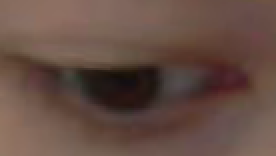
#> input picture eye_0_roi.png, 138 x 78 px (shown 2 times larger)
$ jupyter execute --allow-errors snakes.ipynb   (Python 2 division)   (older library calls are emulated)
#> lines starting #> are read from the running program, lines starting #| are printed output that depends on the picture; after the words box and inside, x2 and y2 are one past the last pixel; in counts of white or black regions, pixels touching at a corner belong together
## Snake energy functionals

The total energy of the model $E_{snake}$ is given by the sum of the energy for the individual snake elements.

$$E_{snake} = \int_0^1 E_{element}(\mathbf{x}(s)) \; ds$$

This can be rewritten in terms of *three basic energy functionals*:

$$E_{snake} = \int_0^1 E_{intern}(\mathbf{x}) ds \; + \int_0^1 E_{extern}(\mathbf{x}) ds \; + \int_0^1 E_{image}(\mathbf{x}) ds $$

1. **Internal forces** &ndash; Internal constraints give the model tension and stiffness.
2. **External forces** &ndash; External constraints come from high-level sources such as humans or automatic initialisation.
3. **Image forces** &ndash; Image energy is used to drive the model towards salient features such as edges.

[cell 1]
# standard computer vision imports
import numpy as np
import cv2

# displaying images inline
from IPython.display import Image, display, clear_output
import time

`set_diagonal()` simply sets certain diagonals in a square matrix `mat`

[cell 2]
def set_diagonal(mat, diag, val):
    n = mat.shape[0]
    mat[[i for i in range(n) if 0 <= (i+diag) < n],
        [(i+diag) for i in range(n) if 0 <= (i+diag) < n]] = val

#### Debugging methods

[cell 3]
# draws a polyline between points
def polyline(img, pts, c=[0,0,255], t=1, closed=False, circles=False):

    pts = np.array(pts).astype(int)
    if closed : pts = np.append(pts,[pts[0]],axis=0)
    for (x1,y1), (x2,y2) in zip(pts[:-1], pts[1:]):
        cv2.line(img,(x1,y1),(x2,y2), c, t)
        if circles : cv2.circle(img, (x1,y1), t*2, c, -1)
    if circles and not closed : cv2.circle(img, tuple(pts[-1]), t*2, c, -1)

#### Create a test image

[cell 4]
img = np.ones((200,300))*255
cv2.rectangle(img, (0,0), (img.shape[1]-1,img.shape[0]-1), 0) # draw a border
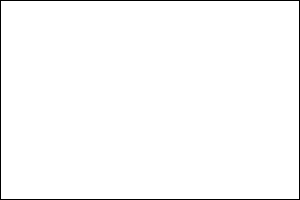
#> img: shape (200, 300) float64; 98.3% white; black in thin lines or dots
cv2.circle(img,(img.shape[1]/2,img.shape[0]/2),50,0,-1)       # draw a shape in the middle

cv2.rectangle(img, (img.shape[1]/2-50,img.shape[0]/2-50),
              (img.shape[1]/2+50,img.shape[0]/2+50), 0, -1)
#> img: shape (200, 300) float64; 81.3% white; 2 black regions, box (x1, y1, x2, y2) and area: (100, 50, 201, 151) 10201, (0, 0, 300, 200) 996

img = cv2.imread("eye_0_roi.png", 0)
#> img: shape (78, 138); min 14, max 125, mean 82.9
cv2.normalize(img, img, 0, 255, cv2.NORM_MINMAX)

cv2.imwrite("snakes_input_img.png", img)
display(Image("snakes_input_img.png"))

### Internal (intra-snake) energy

This energy contains a first-order term controlled by $\alpha(s)$, tension; and a second-order term controlled by $\beta(s)$, stiffness. $\alpha$ makes the snake contract like an elastic band, while $\beta$ makes it resist bending.

$$ E_{intern}(\mathbf{x}) = \alpha(s)|{\mathbf{x}_s(s)|^2} + \beta(s)|\mathbf{x}_{ss}(s)|^2 $$

$\alpha$ makes the discrete snake elements want to be close to eachother. $\beta$ makes the snake elements want to form a straight line.

[cell 5]
alpha = 1.0 # tension
beta  = 0.1 # stiffness

### Image *(potential)* energy functionals

Potential energy $\mathbf{P}$ generated by processing image $I(x,y)$ produces a force that drives snakes towards features of interest.

$$ P = E_{image} = w_{line}E_{line} + w_{edge}E_{edge} + w_{term}E_{term} $$

#### Region functional

The simplest potential energy is the *unprocessed image intensity* so that $P(\mathbf{x}) = I(\mathbf{x})$. Using $\nabla$ to indicate image gradient, the corresponding image force $\partial\mathbf{x}$ is then given by:

$$ \partial\mathbf{x} \propto -\frac{\partial P}{\partial\mathbf{x}} = -\frac{\partial I}{\partial\mathbf{x}} = -\nabla I (\mathbf{x}) $$

Local minima in image intensity can be found by:

$$ \mathbf{x} \to \mathbf{x} - \tau \nabla I( \mathbf{x} ) $$

[cell 6]
img_dx = cv2.Sobel(img, cv2.CV_64F, 1, 0, ksize=3)
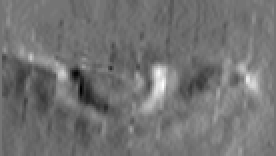
#> img_dx: shape (78, 138) float64 (shown 2 times larger); min -135, max 160, mean -2; drawn with min black and max white
img_dy = cv2.Sobel(img, cv2.CV_64F, 0, 1, ksize=3)
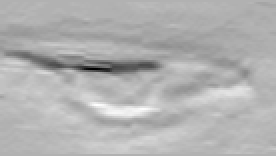
#> img_dy: shape (78, 138) float64 (shown 2 times larger); min -419, max 182, mean 0.2; drawn with min black and max white

# show image gradients
grads_to_vis = [cv2.normalize(g,None,0,255,cv2.NORM_MINMAX) for g in [img_dx,img_dy]]
#> grads_to_vis = 2 items
cv2.imwrite("snakes_img_gradients.png", np.hstack(grads_to_vis))
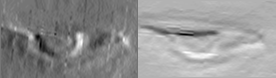
#> saved as snakes_img_gradients.png: shape (78, 276); min 0, max 255, mean 146.5
display(Image("snakes_img_gradients.png"))

### Edge functional

The most common use for active contour models is a semi-global edge detector. Edges can be found with a gradient-based potential energy functional.

$$ \partial\mathbf{x} \propto -\frac{\partial P}{\partial\mathbf{x}} = \frac{\partial}{\partial\mathbf{x}}(|\nabla I|^2) = 2\nabla\nabla I (\mathbf{x}) \nabla I (\mathbf{x}) $$

Edges can be found by:

$$ \mathbf{x} \to \mathbf{x} - \tau \nabla \nabla I( \mathbf{x} ) \nabla I( \mathbf{x} ) $$

[cell 7]
img_blur = cv2.GaussianBlur(img,(5,5),5)

img_d2x = cv2.Sobel(img_blur, cv2.CV_64F, 2, 0, ksize=3)
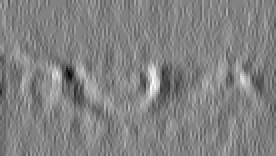
#> img_d2x: shape (78, 138) float64 (shown 2 times larger); min -21, max 20, mean -0.0158; drawn with min black and max white
img_d2y = cv2.Sobel(img_blur, cv2.CV_64F, 0, 2, ksize=3)
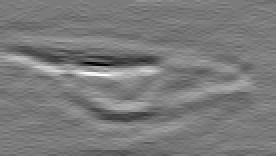
#> img_d2y: shape (78, 138) float64 (shown 2 times larger); min -43, max 46, mean 0; drawn with min black and max white

d_edge_x = img_d2x*img_dx
d_edge_y = img_d2y*img_dy
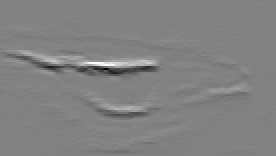
#> d_edge_y: shape (78, 138) float64 (shown 2 times larger); min -6264, max 6027, mean -1.6; drawn with min black and max white

# show image gradients
grads_to_vis = [cv2.normalize(g,None,0,255,cv2.NORM_MINMAX) for g in [d_edge_x,d_edge_y]]
cv2.imwrite("snakes_img_gradients2.png", np.hstack(grads_to_vis))
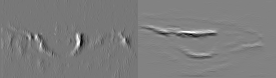
#> saved as snakes_img_gradients2.png: shape (78, 276); min 0, max 255, mean 124.9
display(Image("snakes_img_gradients2.png"))

[cell 8]
w_line = 0
w_edge = 0.005

def fx(x,y):
    return (img_dx[y,x] * w_line + d_edge_x[y,x] * w_edge)

def fy(x,y):
    return (img_dx[y,x] * w_line + d_edge_y[y,x] * w_edge)

## Algorithm: semi-implicit energy minimization

At equilibrium, each element does not move between time steps. The energy of the model can be minimised by solving these equations simultaneously using semi-implicit relaxation methods.

$$ \frac{\partial\mathbf{x}}{\partial t} = \alpha \frac{\partial^2\mathbf{x}}{\partial s^2} - \beta \frac{\partial^4\mathbf{x}}{\partial s^4} - \frac{\partial P}{\partial \mathbf{x}}$$

1.  The external step moves each element according to the image forces computed using the functions `fx()` and `fy()`.
2. The internal step then smoothes the model by solving a set of equations in the form of a pentadiagonal banded matrix.
3. The process is repeated until equilibrium is detected in some way. (The effects of the internal and external steps cancel out at equilibrium.)

[cell 9]
# number of discrete snake elements
N = 20

# make a snake in a circle
thts =  np.radians(np.arange(N)*360/N)
xs = np.sin(thts)*35 + img.shape[1]/2
ys = np.cos(thts)*35 + img.shape[0]/2

# show initial snake
debug_img = cv2.cvtColor(np.float32(img),cv2.COLOR_GRAY2BGR)
polyline(debug_img,zip(xs,ys),circles=True,closed=True)
#> in polyline, `pts = np.array(pts).astype(int)`: pts = 20 rows, first 8: [69, 74], [79, 72], [89, 67], [97, 59], [102, 49], [104, 39], [102, 28], [97, 18]
#> in polyline, `if closed : pts = np.append(pts,[pts[0]],axis=0)`: pts = 21 rows, first 8: [69, 74], [79, 72], [89, 67], [97, 59], [102, 49], [104, 39], [102, 28], [97, 18]
#> the loop in polyline, `for (x1,y1), (x2,y2) in zip(pts[:-1], pts[1:]):` made 20 passes
#> (x1, y1, x2, y2) on passes 1 to 12: (69, 74, 79, 72), (79, 72, 89, 67), (89, 67, 97, 59), (97, 59, 102, 49), (102, 49, 104, 39), (104, 39, 102, 28), (102, 28, 97, 18), (97, 18, 89, 10), (89, 10, 79, 5), (79, 5, 69, 4), (69, 4, 58, 5), (58, 5, 48, 10)
#> after the loop in polyline, `for (x1,y1), (x2,y2) in zip(pts[:-1], pts[1:]):`:
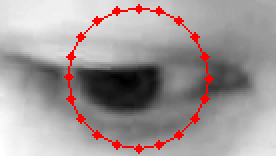
#> img: shape (78, 138, 3) float32 (shown 2 times larger); mean B, G, R 152.7, 152.7, 161.7
cv2.imwrite("snakes_initial_position_img.png", debug_img)
display(Image("snakes_initial_position_img.png"))

[cell 10]
ds = 1.0
ds2 = ds*ds
dt = 0.1

# used in internal step
a, b = alpha*dt/float(ds2), beta*dt/float(ds2)
p, q, r = b, -a-4*b, 1+2*a+6*b

# create matrix M for calculating derivatives
M = np.zeros((N,N))
n = M.shape[0]
set_diagonal(M,0,r)
for d in [1,-1, n-1, 1-n]: set_diagonal(M, d, q)
for d in [2,-2, n-2, 2-n]: set_diagonal(M, d, p)

M_inv = np.linalg.inv(M)

#> (a cell that did not finish here is left out)

### Eyelid open snake

[cell 12]
# number of discrete snake elements
N = 10

# hard-coded eye-corner values for the time being
#ec_0, ec_1 = (25,40),(128,58)
ec_0, ec_1 = (20,35),(120,40)
# sb = ((ec_0[0]+ec_1[0])/2,10)
sb = ((ec_0[0]+ec_1[0])/2,img.shape[0]-10)
#> sb = (70, 68)
init_xs = np.array([ec_0[0],ec_1[0],sb[0]])
#> init_xs = [20, 120, 70]
init_ys = np.array([ec_0[1],ec_1[1],sb[1]])
#> init_ys = [35, 40, 68]

a,b,c = np.polyfit(init_xs, init_ys, 2)
#> a = -0.0122; b = 1.76; c = 4.72

xs = np.linspace(ec_0[0],ec_1[0],N)
ys = [x*x*a + x*b + c for x in xs]

# make a snake in a circle
# xs = np.arange(N)*10+20
# ys = np.ones_like(xs)*40

# show initial snake
debug_img = cv2.cvtColor(np.float32(img),cv2.COLOR_GRAY2BGR)

polyline(debug_img,zip(xs,ys),circles=True,c=[255,0,0])
#> call 2 of polyline, with t = 1, closed = False, circles = True
#> in polyline (call 2), `pts = np.array(pts).astype(int)`: pts = [[20, 35], [31, 47], [42, 57], [53, 63], [64, 67], [75, 67], [86, 65], [97, 59], [108, 51], [120, 40]]
#> the loop in polyline (call 2), `for (x1,y1), (x2,y2) in zip(pts[:-1], pts[1:]):` made 9 passes
#> (x1, y1, x2, y2) on passes 1 to 9: (20, 35, 31, 47), (31, 47, 42, 57), (42, 57, 53, 63), (53, 63, 64, 67), (64, 67, 75, 67), (75, 67, 86, 65), (86, 65, 97, 59), (97, 59, 108, 51), (108, 51, 120, 40)
#> in polyline (call 2), `if circles and not closed : cv2.circle(img, tuple(pts[-1]), t*2, c, -1)`:
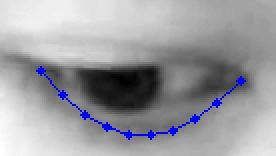
#> img: shape (78, 138, 3) float32 (shown 2 times larger); mean B, G, R 160.9, 156.1, 156.1
cv2.imwrite("snakes_initial_position_img.png", debug_img)
display(Image("snakes_initial_position_img.png"))

[cell 13]
ds = 1.0
ds2 = ds*ds
dt = 0.1

# used in internal step
a, b = alpha*dt/float(ds2), beta*dt/float(ds2)
p, q, r = b, -a-4*b, 1+2*a+6*b

# create matrix M for calculating derivatives
M = np.zeros((N,N))
n = M.shape[0]
set_diagonal(M,0,r)
for d in [1,-1, n-1, 1-n]: set_diagonal(M, d, q)
for d in [2,-2, n-2, 2-n]: set_diagonal(M, d, p)

# [8 lines of commented-out code are left out]

M_inv = np.linalg.inv(M)

$ run again, with 2d-landmarks.png copied over eye_0_roi.png
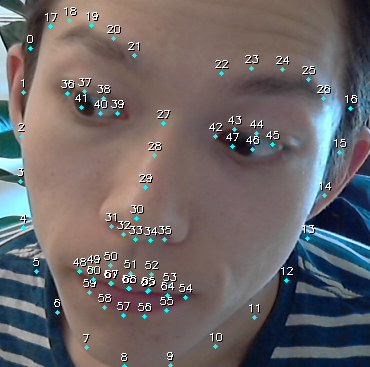
#> input picture 2d-landmarks.png, 370 x 367 px
#> grads_to_vis = 2 items
#> `cv2.imwrite("snakes_img_gradients2.png", np.hstack(grads_to_vis))`:
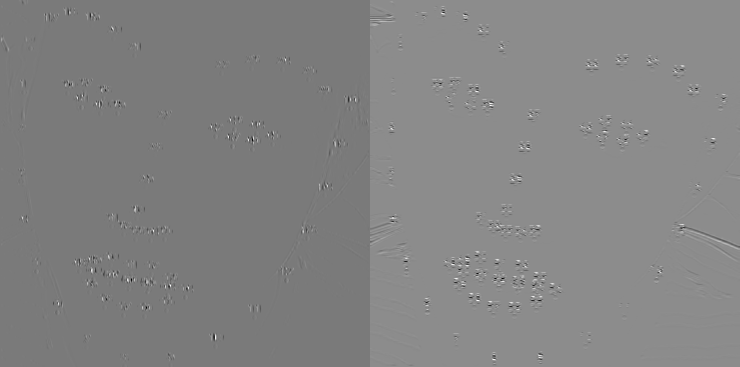
#> saved as snakes_img_gradients2.png: shape (367, 740); min 0, max 255, mean 131
#> in polyline, `pts = np.array(pts).astype(int)`: pts = 20 rows, first 8: [185, 218], [195, 216], [205, 211], [213, 203], [218, 193], [220, 183], [218, 172], [213, 162]
#> in polyline, `if closed : pts = np.append(pts,[pts[0]],axis=0)`: pts = 21 rows, first 8: [185, 218], [195, 216], [205, 211], [213, 203], [218, 193], [220, 183], [218, 172], [213, 162]
#> the loop in polyline, `for (x1,y1), (x2,y2) in zip(pts[:-1], pts[1:]):` made 20 passes
#> (x1, y1, x2, y2) on passes 1 to 8: (185, 218, 195, 216), (195, 216, 205, 211), (205, 211, 213, 203), (213, 203, 218, 193), (218, 193, 220, 183), (220, 183, 218, 172), (218, 172, 213, 162), (213, 162, 205, 154)
#> in polyline (call 2), `pts = np.array(pts).astype(int)`: pts = [[20, 35], [31, 161], [42, 257], [53, 320], [64, 352], [75, 353], [86, 322], [97, 259], [108, 165], [120, 40]]
#> the loop in polyline (call 2), `for (x1,y1), (x2,y2) in zip(pts[:-1], pts[1:]):` made 9 passes
#> (x1, y1, x2, y2) on passes 1 to 8: (20, 35, 31, 161), (31, 161, 42, 257), (42, 257, 53, 320), (53, 320, 64, 352), (64, 352, 75, 353), (75, 353, 86, 322), (86, 322, 97, 259), (97, 259, 108, 165)
#> in polyline (call 2), `if circles and not closed : cv2.circle(img, tuple(pts[-1]), t*2, c, -1)`:
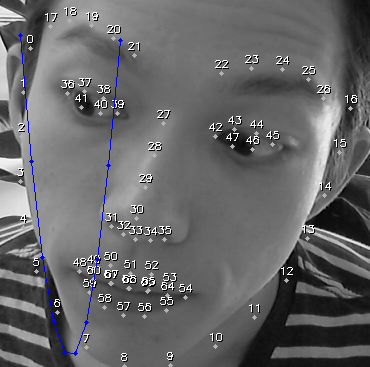
#> img: shape (367, 370, 3) float32; mean B, G, R 104.1, 102.7, 102.7

$ run again, with all_face_images.png copied over eye_0_roi.png
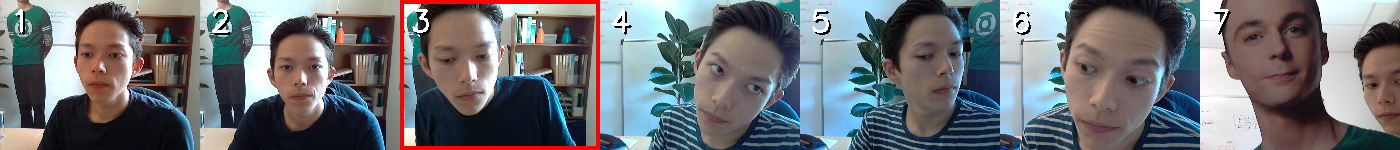
#> input picture all_face_images.png, 1400 x 150 px
#> grads_to_vis = 2 items
#> in polyline, `pts = np.array(pts).astype(int)`: pts = 20 rows, first 8: [700, 110], [710, 108], [720, 103], [728, 95], [733, 85], [735, 75], [733, 64], [728, 54]
#> in polyline, `if closed : pts = np.append(pts,[pts[0]],axis=0)`: pts = 21 rows, first 8: [700, 110], [710, 108], [720, 103], [728, 95], [733, 85], [735, 75], [733, 64], [728, 54]
#> the loop in polyline, `for (x1,y1), (x2,y2) in zip(pts[:-1], pts[1:]):` made 20 passes
#> (x1, y1, x2, y2) on passes 1 to 8: (700, 110, 710, 108), (710, 108, 720, 103), (720, 103, 728, 95), (728, 95, 733, 85), (733, 85, 735, 75), (735, 75, 733, 64), (733, 64, 728, 54), (728, 54, 720, 46)
#> in polyline (call 2), `pts = np.array(pts).astype(int)`: pts = [[20, 35], [31, 76], [42, 106], [53, 127], [64, 138], [75, 139], [86, 129], [97, 109], [108, 79], [120, 40]]
#> the loop in polyline (call 2), `for (x1,y1), (x2,y2) in zip(pts[:-1], pts[1:]):` made 9 passes
#> (x1, y1, x2, y2) on passes 1 to 8: (20, 35, 31, 76), (31, 76, 42, 106), (42, 106, 53, 127), (53, 127, 64, 138), (64, 138, 75, 139), (75, 139, 86, 129), (86, 129, 97, 109), (97, 109, 108, 79)
#> in polyline (call 2), `if circles and not closed : cv2.circle(img, tuple(pts[-1]), t*2, c, -1)`:
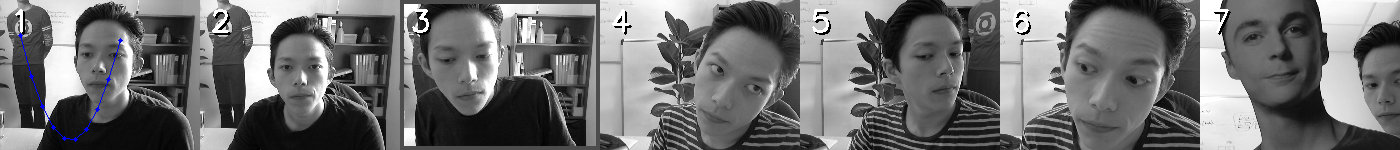
#> img: shape (150, 1400, 3) float32; mean B, G, R 111.9, 111.5, 111.5
